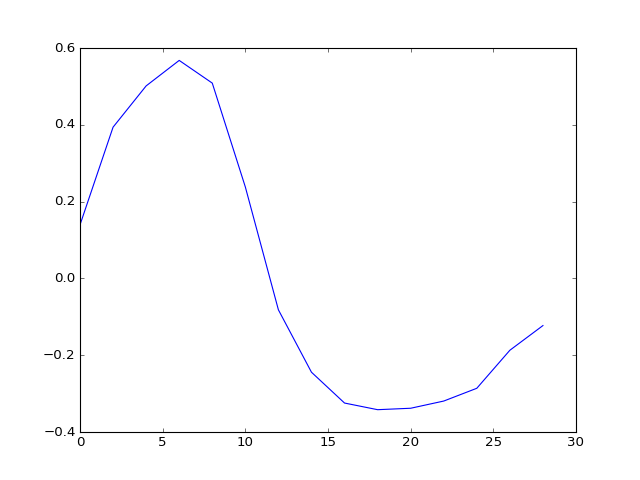

Generate this figure with Python:
#- Load the estimated values from the text file into an array
#- Make an array of corresponding times
#- Plot signal by time
mt_hrf_estimates = np.loadtxt('mt_hrf_estimates.txt')
mt_hrf_times = np.arange(0, 30, 2)
plt.plot(mt_hrf_times, mt_hrf_estimates)
# [...]
